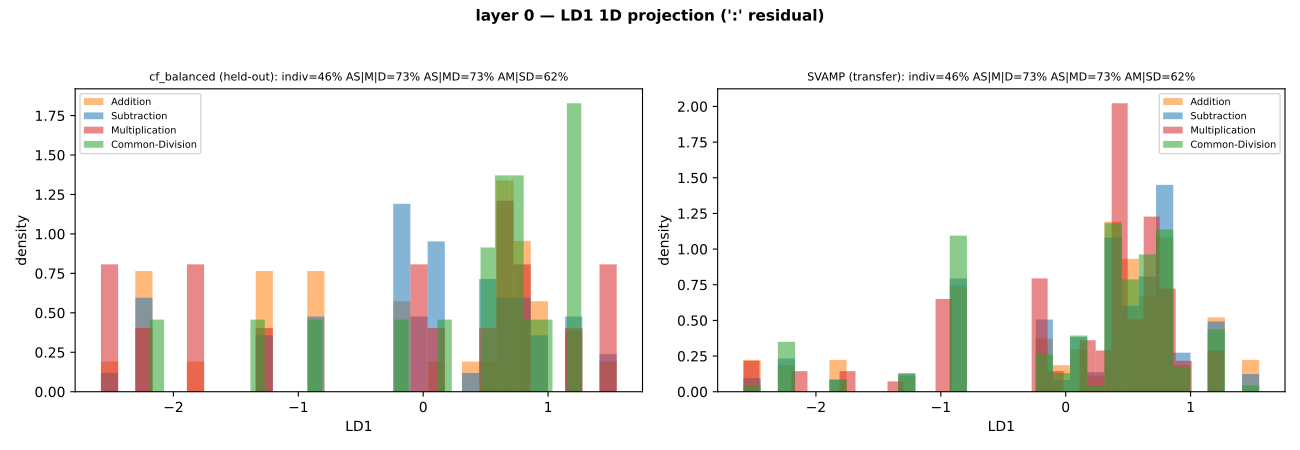

Reproduce this figure in Python.
"""Per-LD-axis 1D analysis at the ':' residual.

For each layer, fit LDA(n_components=3) supervised on 4-class problem-type on
80% of cf_balanced ':' residuals. Then *project onto each axis individually*
(LD1, LD2, LD3) and treat that as a 1D feature. For each axis and each grouping
scheme, score the 1D classifier on held-out CF and on SVAMP.

Groupings:
  - indiv : Add / Sub / Mul / Div
  - AS|M|D: {Add+Sub} vs Mul vs Div
  - AS|MD : {Add+Sub} vs {Mul+Div}
  - AM|SD : {Add+Mul} vs {Sub+Div}
"""
from __future__ import annotations

import json
from collections import Counter
from pathlib import Path

import matplotlib.pyplot as plt
import numpy as np
import torch
from matplotlib.backends.backend_pdf import PdfPages
from sklearn.discriminant_analysis import LinearDiscriminantAnalysis
from sklearn.model_selection import train_test_split

REPO = Path(__file__).resolve().parents[2]
CF_ACTS = REPO / "experiments" / "computation_probes" / "cf_balanced_colon_acts.pt"
CF_META = REPO / "experiments" / "computation_probes" / "cf_balanced_colon_acts_meta.json"
ORIG_ACTS = REPO / "experiments" / "computation_probes" / "svamp_colon_acts.pt"
ORIG_META = REPO / "experiments" / "computation_probes" / "svamp_colon_acts_meta.json"
OUT_PDF = REPO / "visualizations-all" / "gpt2" / "cf_lda_80_20_dim1_colon.pdf"
OUT_STATS = REPO / "visualizations-all" / "gpt2" / "cf_lda_80_20_dim1_colon_stats.json"

OPS = ["Addition", "Subtraction", "Multiplication", "Common-Division"]
PROBLEM_TYPE_COLORS = {"Subtraction": "#1f77b4", "Addition": "#ff7f0e",
                       "Common-Division": "#2ca02c", "Multiplication": "#d62728"}
SEED = 13

GROUPINGS = {
    "indiv":  np.array([0, 1, 2, 3]),
    "AS|M|D": np.array([0, 0, 1, 2]),   # Add=Sub=0, Mul=1, Div=2
    "AS|MD":  np.array([0, 0, 1, 1]),
    "AM|SD":  np.array([0, 1, 0, 1]),
}


def load(acts_p, meta_p):
    acts = torch.load(acts_p, map_location="cpu", weights_only=True).float().numpy()
    types = np.array(json.load(open(meta_p))["types"])
    op_to_idx = {op: i for i, op in enumerate(OPS)}
    y = np.array([op_to_idx.get(t, -1) for t in types])
    valid = y >= 0
    return acts[valid], y[valid]


def acc_1d(X1d_tr, y_tr, X1d_te, y_te):
    # 1D LDA classifier (effectively a thresholded line per class)
    clf = LinearDiscriminantAnalysis().fit(X1d_tr.reshape(-1, 1), y_tr)
    return float(clf.score(X1d_te.reshape(-1, 1), y_te))


def main():
    cf_acts, cf_y = load(CF_ACTS, CF_META)
    orig_acts, orig_y = load(ORIG_ACTS, ORIG_META)
    L = cf_acts.shape[1]
    idx_tr, idx_te = train_test_split(np.arange(cf_acts.shape[0]), test_size=0.2,
                                       random_state=SEED, stratify=cf_y)

    # accs[axis_idx, grouping_name, dataset] per layer
    cf_acc = {ax: {g: np.zeros(L) for g in GROUPINGS} for ax in range(3)}
    orig_accs = {ax: {g: np.zeros(L) for g in GROUPINGS} for ax in range(3)}

    print(f"writing {OUT_PDF}")
    with PdfPages(OUT_PDF) as pdf:
        # Per-(axis, layer) histograms + accs
        for ax_i in range(3):
            for l in range(L):
                Xtr = cf_acts[idx_tr, l, :]; ytr = cf_y[idx_tr]
                lda = LinearDiscriminantAnalysis(n_components=3).fit(Xtr, ytr)
                T_tr = lda.transform(Xtr)[:, ax_i]
                T_cfte = lda.transform(cf_acts[idx_te, l, :])[:, ax_i]
                T_orig = lda.transform(orig_acts[:, l, :])[:, ax_i]
                for g_name, g_map in GROUPINGS.items():
                    g_tr = g_map[ytr]
                    g_cfte = g_map[cf_y[idx_te]]
                    g_orig = g_map[orig_y]
                    cf_acc[ax_i][g_name][l] = acc_1d(T_tr, g_tr, T_cfte, g_cfte)
                    orig_accs[ax_i][g_name][l] = acc_1d(T_tr, g_tr, T_orig, g_orig)

                # Render one slide per (axis, layer): histogram per class
                fig, axes = plt.subplots(1, 2, figsize=(13, 4.5))
                for which, (T_test, y_test, title) in enumerate([
                    (T_cfte, cf_y[idx_te], "cf_balanced (held-out)"),
                    (T_orig, orig_y, "SVAMP (transfer)"),
                ]):
                    ax = axes[which]
                    for c, name in enumerate(OPS):
                        mask = y_test == c
                        if not mask.any(): continue
                        ax.hist(T_test[mask], bins=30, alpha=0.55,
                                color=PROBLEM_TYPE_COLORS[name], label=name, density=True)
                    ax.set_xlabel(f"LD{ax_i+1}"); ax.set_ylabel("density")
                    ax.set_title(f"{title}: indiv={cf_acc[ax_i]['indiv'][l]*100:.0f}% "
                                 f"AS|M|D={cf_acc[ax_i]['AS|M|D'][l]*100:.0f}% "
                                 f"AS|MD={cf_acc[ax_i]['AS|MD'][l]*100:.0f}% "
                                 f"AM|SD={cf_acc[ax_i]['AM|SD'][l]*100:.0f}%", fontsize=8)
                    ax.legend(fontsize=7)
                fig.suptitle(f"layer {l} — LD{ax_i+1} 1D projection (':' residual)",
                             fontsize=11, fontweight="bold")
                fig.tight_layout(rect=(0, 0, 1, 0.94))
                pdf.savefig(fig, dpi=140); plt.close(fig)

        # Summary slide: accuracy per layer for each grouping × axis × dataset
        fig, axes = plt.subplots(2, 4, figsize=(16, 7))
        for di, (which, accs, title) in enumerate([
            (0, cf_acc, "cf_balanced (held-out)"),
            (1, orig_accs, "SVAMP (transfer)"),
        ]):
            for gi, g in enumerate(GROUPINGS):
                ax = axes[di, gi]
                for ax_i in range(3):
                    ax.plot(np.arange(L), accs[ax_i][g] * 100,
                            "o-", label=f"LD{ax_i+1}")
                ax.set_xlabel("layer")
                ax.set_ylabel("acc (%)")
                ax.set_title(f"{title}: {g}", fontsize=9)
                ax.legend(fontsize=7); ax.grid(alpha=0.3); ax.set_ylim(20, 100)
        fig.suptitle("1D LDA accuracy per layer (':' residual)", fontsize=11, fontweight="bold")
        fig.tight_layout(rect=(0, 0, 1, 0.95))
        pdf.savefig(fig, dpi=140); plt.close(fig)

    stats = {"L": int(L),
             "cf_acc": {ax: {g: v.tolist() for g, v in d.items()} for ax, d in cf_acc.items()},
             "orig_acc": {ax: {g: v.tolist() for g, v in d.items()} for ax, d in orig_accs.items()}}
    OUT_STATS.write_text(json.dumps(stats, indent=2))
    print(f"done -> {OUT_PDF}")


if __name__ == "__main__":
    main()
